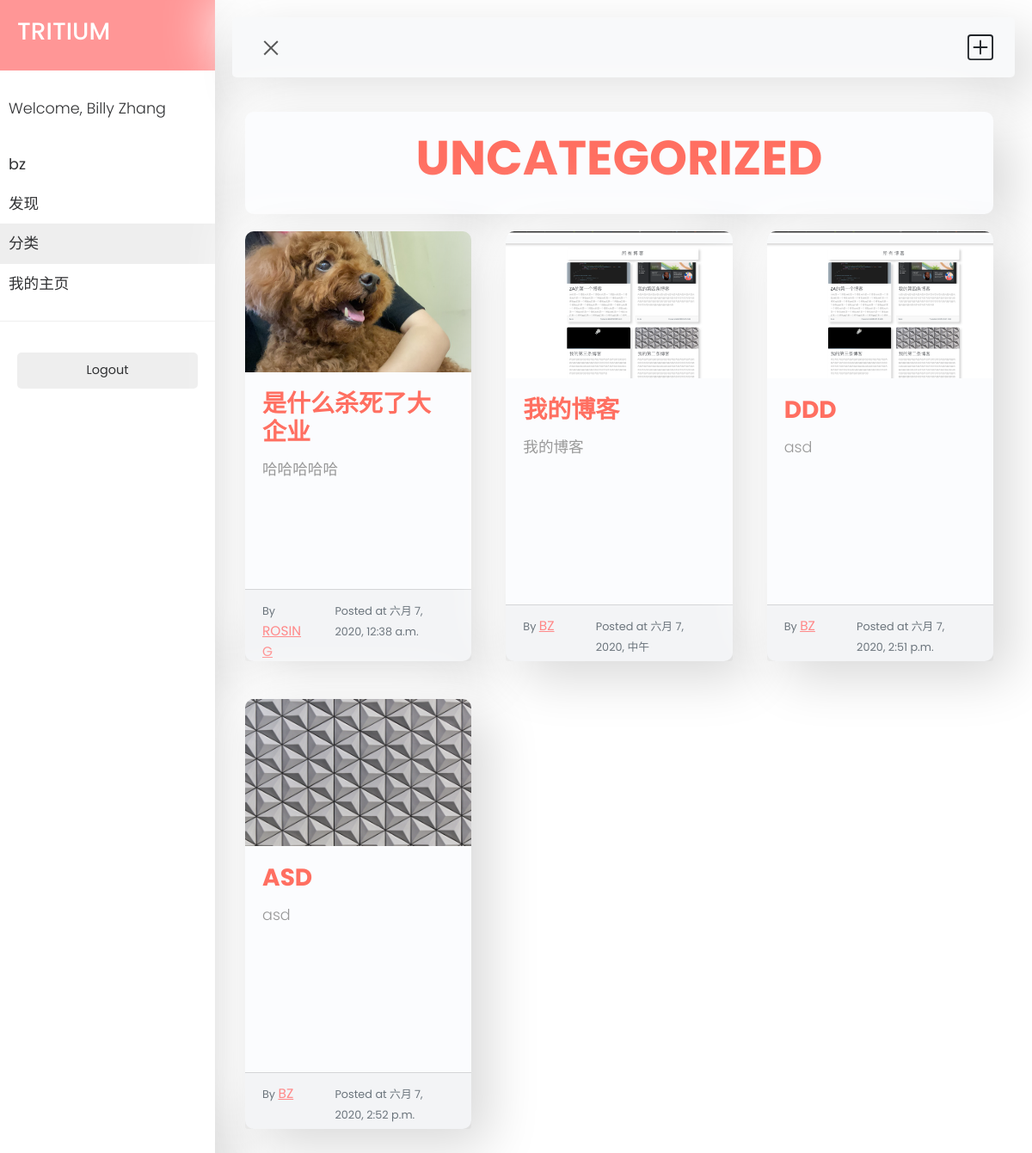
Before: /category/uncategorized/ (signed in) with the older database file.
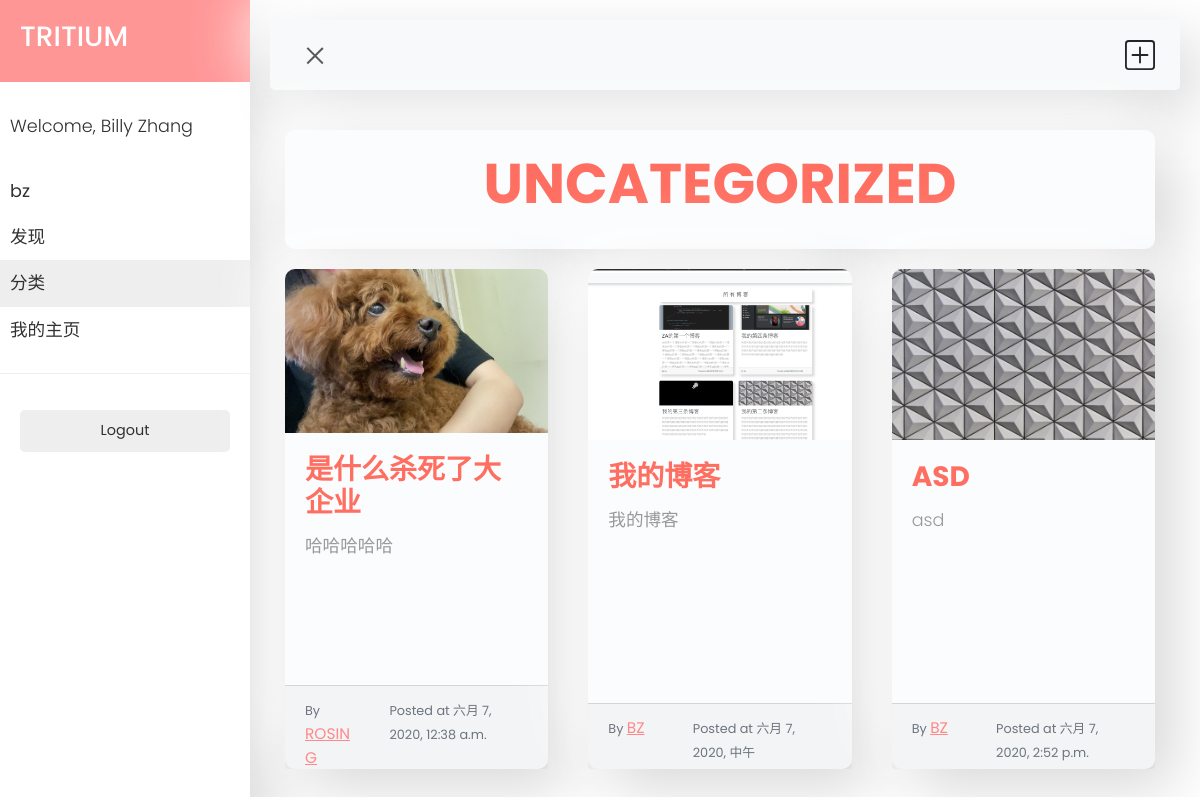
After: the same page with the newer database file.
### articles/models.py (models this page shows, shortened)
class TagModel(models.Model):
    tagname = models.CharField(max_length=50, unique=True)
    tagimage = models.ImageField(upload_to="uploads/%Y/%m/%d/",default='/uploads/404.jpg')

class PostsModel(models.Model):
    title = models.CharField(max_length=50)
    user = models.ForeignKey(settings.AUTH_USER_MODEL, on_delete=models.CASCADE)
    uploadtime = models.DateTimeField(auto_now_add=True)
    picture = models.ImageField(upload_to="uploads/%Y/%m/%d/%H/%M")
    content = models.TextField()
    slug = AutoSlugField(populate_from='user')
    tags = models.ForeignKey(TagModel, on_delete=models.PROTECT,default=1)

### articles/views.py (the view)
# urls.py: path('category/<tagname>/', views.TagDeatailView.as_view(), name="tagdetailview"),
class TagDeatailView(generic.TemplateView):
    template_name = 'tagdetail.html'
    def get(self, request, *args, **kwargs):
        current_user = request.user
        tag = get_object_or_404(models.TagModel, tagname=kwargs['tagname'])
        userposts = models.PostsModel.objects.filter(tags=tag)
        context = {'tag': tag, 'userposts': userposts, 'current_user': current_user}
        return render(request, self.template_name, context)

### articles/templates/tagdetail.html (shortened to what this page needs)
{% extends 'sidebarbase.html' %}
{% load static %}
{% block extra_head %}
<link rel="stylesheet" href="{% static '/userinfo/css/mysidebar.css' %}"/>
{% endblock %}
{% block mainbody %}
<div class="wrapper">
    <nav id="sidebar">
        <div class="sidebar-header">
            <h3><a href="/">TRITIUM</a></h3>
        </div>
        <ul class="list-unstyled components">
            <p>Welcome, {{current_user.first_name}} {{current_user.last_name}}</p>
            <li>
                <a href="/">{{current_user.username}}</a>
            <li>
                <a href="/discover/">发现</a>
            </li>
            <li class="active">
                <a href="/category/">分类</a>
            </li>
            <li>
                <a href="{% url 'userinfo:userprofileview' current_user.username %}">我的主页</a>
            </li>
        </ul>
        <ul class="list-unstyled CTAs">
            <li>
                <a href="{% url 'logout' %}" class="logout">Logout</a>
            </li>
        </ul>
    </nav>
    <div id="content">
        <nav class="navbar navbar-expand-lg navbar-light bg-light">
            <div class="container-fluid">
                <button type="button" id="sidebarCollapse" class="navbar-btn">
                    <span></span>
                </button>
                <a class="createpost" href="{% url 'articles:createpostview'%}">
                </a>
            </div>
        </nav>
        <div class="container">
            <div class="card text-center" id="title-card">
                <div class="card-body">
                    <h1 class="card-title display-4">{{tag.tagname}}</h1>
                </div>
            </div>
            <div class="row row-cols-1 row-cols-md-2 row-cols-lg-3">
                {% for userpost in userposts %}
                <div class="col mb-4">
                    <div class="card post-card h-100">
                        <div class="img-container">
                            <img src="{{ userpost.picture.url }}" class="card-img-top">
                        </div>
                        <div class="card-body post-text">
                            <h3 class="card-title"><a href="{% url 'articles:postsdetailview' userpost.id %}">
                                {{userpost.title }}</a></h3>
                            <p class="card-text">{{ userpost.content }}</p>
                        </div>
                        <div class="card-footer">
                            <div class="row">
                                <div class="col-4">
                                    <small class="text-muted">By <a id="userlink" href="{% url 'userinfo:userprofileview' userpost.slug %}">{{userpost.user.username}}</a></small>
                                </div>
                                <div class="col-8">
                                    <small class="text-muted">Posted at {{ userpost.uploadtime }}</small>
                                </div>
                            </div>
                        </div>
                    </div>
                </div>
                {% endfor %}
            </div>
        </div>
    </div>
</div>
{% endblock %}

### templates/sidebarbase.html (shortened to what this page needs)
<!DOCTYPE html>
{% load static %}
<html lang="zh-hans">
<head>
    <link rel="stylesheet" href="{% static 'bootstrap/css/bootstrap.min.css'%}">
    <link rel="stylesheet" href="{% static '/mysite/css/sidenav.css' %}">
    {% block extra_head %}{% endblock %}
</head>
<body>
{% block mainbody %}{% endblock %}
</body>
</html>

### static/mysite/css/sidenav.css (style rules this page uses)
body { font-family: 'Poppins','Noto Sans SC', sans-serif; }
p { font-family: 'Poppins', sans-serif; font-size: 1.1em; font-weight: 300; line-height: 1.7em; color: #999; }
a, a:hover, a:focus { color: inherit; text-decoration: none; transition: all 0.3s; }
.navbar { padding: 15px 10px; background: #fff; border: none; border-radius: 0; margin-bottom: 40px; border-radius: 5px; box-shadow: 20px 20px 60px #d9d9d9, -20px -20px 60px #ffffff; }
.navbar-btn { box-shadow: none; outline: none !important; border: none; }
.wrapper { display: flex; width: 100%; align-items: stretch; perspective: 1500px; }
#sidebar { min-width: 250px; max-width: 250px; background: white; color: #303133; transition: all 0.6s cubic-bezier(0.945, 0.020, 0.270, 0.665); transform-origin: bottom left; box-shadow: 20px 20px 60px #d9d9d9, -20px -20px 60px #ffffff; }
#sidebar .sidebar-header { padding: 20px; background: #ff9696; color: white; font-weight: 700; }
#sidebar ul.components { padding: 20px 0; border-bottom: 1px solid #eeeeee; }
#sidebar ul p { color: #303133; padding: 10px; }
#sidebar ul li a { padding: 10px; font-size: 1.1em; display: block; }
#sidebar ul li.active > a, a[aria-expanded="true"] { color: #303133; background: #eeeeee; }
ul.CTAs { padding: 20px; }
ul.CTAs a { text-align: center; font-size: 0.9em !important; display: block; border-radius: 5px; margin-bottom: 5px; }
a.logout { background: #eeeeee; color: #303133; }
#content { width: 100%; padding: 20px; min-height: 100vh; transition: all 0.3s; }
#sidebarCollapse { width: 40px; height: 40px; background: #f5f5f5; cursor: pointer; background-color: #f8f9fa; }
#sidebarCollapse span { width: 80%; height: 2px; margin: 0 auto; display: block; background: #555; transition: all 0.8s cubic-bezier(0.810, -0.330, 0.345, 1.375); transition-delay: 0.2s; }
#sidebarCollapse span:last-of-type { transform: rotate(-45deg) translate(1px, -1px); }

### userinfo/static/userinfo/css/mysidebar.css (style rules this page uses)
.card { margin-bottom: 20px; margin-right: 10px; border-radius: 10px; box-shadow: 20px 20px 60px #d9d9d9, -20px -20px 60px #ffffff; border-color: rgba(192, 193, 195, 0); border-width: 0; transition: transform .5s; background-color: #fbfcfe; }
.card-title { text-transform: uppercase; font-weight: 700; letter-spacing: 0; color: #ff6f61; }
.img-container { border-top-left-radius: 10px; border-top-right-radius: 10px; height: 200px; overflow: hidden; display: flex; justify-content: center; align-items: center; background-color: #e8e8e8; }
.card-img-top { border-top-left-radius: 10px; border-top-right-radius: 10px; height: inherit; width: auto; }
.post-card { height: 500px !important; width: auto; }
.post-text { height: 300px; display: block; overflow: hidden; text-overflow: ellipsis }
.card-footer { max-height: 100px; display: block; overflow: hidden; text-overflow: ellipsis }
#userlink { color: #ff8888; font-size: larger; text-transform: uppercase; text-decoration: underline; }
.createpost { background-color: #f8f9fa; }

Changed rows visible on the page:
no longer on this page (row edited): PostsModel: picture (picture), title "DDD", content "asd", user.username "BZ", uploadtime "六月 7, 2020, 2:51 p.m."
